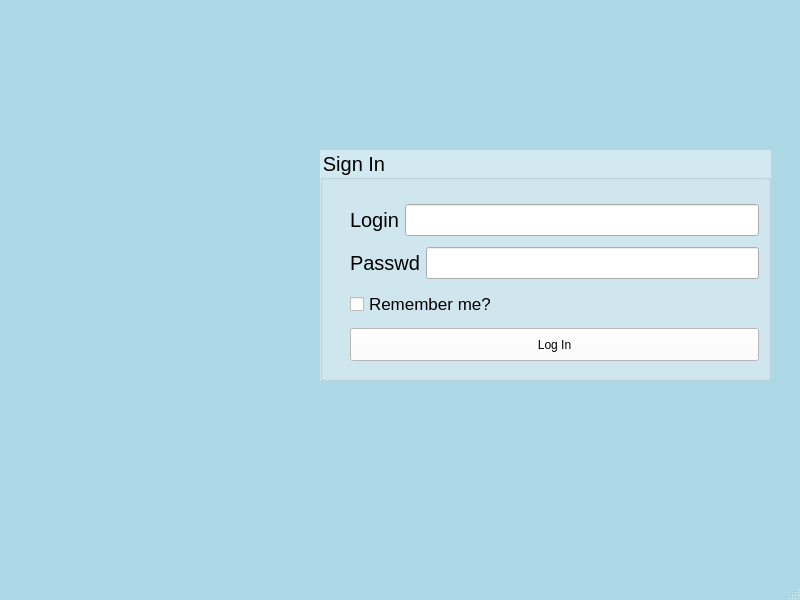
<?xml version="1.0" encoding="UTF-8"?>
<ui version="4.0">
 <class>MainWindow</class>
 <widget class="QMainWindow" name="MainWindow">
  <property name="geometry">
   <rect>
    <x>0</x>
    <y>0</y>
    <width>800</width>
    <height>600</height>
   </rect>
  </property>
  <property name="windowTitle">
   <string>Sign In</string>
  </property>
  <property name="styleSheet">
   <string notr="true">QMainWindow {
	background-color: lightblue;
}

QGroupBox {
	background-color: rgba(255, 255, 255, 0.45);	
}

QPushButton {
	background-color: white;
	width: 399px;
	height: 25px;
}

QPushButton:hover {
	background-color: rgba(192,192,192,0.9);
}</string>
  </property>
  <widget class="QWidget" name="centralwidget">
   <widget class="QGroupBox" name="groupBox">
    <property name="geometry">
     <rect>
      <x>320</x>
      <y>150</y>
      <width>451</width>
      <height>231</height>
     </rect>
    </property>
    <property name="font">
     <font>
      <pointsize>15</pointsize>
     </font>
    </property>
    <property name="title">
     <string>Sign In</string>
    </property>
    <property name="alignment">
     <set>Qt::AlignLeading|Qt::AlignLeft|Qt::AlignVCenter</set>
    </property>
    <widget class="QWidget" name="verticalLayoutWidget">
     <property name="geometry">
      <rect>
       <x>30</x>
       <y>49</y>
       <width>409</width>
       <height>171</height>
      </rect>
     </property>
     <layout class="QVBoxLayout" name="verticalLayout_6">
      <item>
       <layout class="QHBoxLayout" name="horizontalLayout_6">
        <item>
         <widget class="QLabel" name="label_5">
          <property name="font">
           <font>
            <pointsize>15</pointsize>
           </font>
          </property>
          <property name="text">
           <string>Login</string>
          </property>
         </widget>
        </item>
        <item>
         <widget class="QLineEdit" name="lineEdit">
          <property name="font">
           <font>
            <pointsize>15</pointsize>
           </font>
          </property>
         </widget>
        </item>
       </layout>
      </item>
      <item>
       <layout class="QHBoxLayout" name="horizontalLayout_7">
        <item>
         <widget class="QLabel" name="label_6">
          <property name="font">
           <font>
            <pointsize>15</pointsize>
           </font>
          </property>
          <property name="text">
           <string>Passwd</string>
          </property>
         </widget>
        </item>
        <item>
         <widget class="QLineEdit" name="lineEdit_2">
          <property name="font">
           <font>
            <pointsize>15</pointsize>
           </font>
          </property>
          <property name="inputMethodHints">
           <set>Qt::ImhHiddenText|Qt::ImhNoAutoUppercase|Qt::ImhNoPredictiveText|Qt::ImhSensitiveData</set>
          </property>
          <property name="echoMode">
           <enum>QLineEdit::Password</enum>
          </property>
         </widget>
        </item>
       </layout>
      </item>
      <item>
       <spacer name="horizontalSpacer">
        <property name="orientation">
         <enum>Qt::Horizontal</enum>
        </property>
        <property name="sizeHint" stdset="0">
         <size>
          <width>40</width>
          <height>1</height>
         </size>
        </property>
       </spacer>
      </item>
      <item>
       <widget class="QCheckBox" name="checkBox">
        <property name="font">
         <font>
          <pointsize>13</pointsize>
         </font>
        </property>
        <property name="text">
         <string>Remember me?</string>
        </property>
       </widget>
      </item>
      <item>
       <widget class="QPushButton" name="pushButton">
        <property name="enabled">
         <bool>true</bool>
        </property>
        <property name="text">
         <string>Log In</string>
        </property>
       </widget>
      </item>
     </layout>
    </widget>
   </widget>
   <widget class="QLabel" name="label">
    <property name="geometry">
     <rect>
      <x>30</x>
      <y>150</y>
      <width>201</width>
      <height>221</height>
     </rect>
    </property>
    <property name="styleSheet">
     <string notr="true"/>
    </property>
    <property name="text">
     <string/>
    </property>
    <property name="pixmap">
     <pixmap resource="resource.qrc">:/img/images/EYVK.png</pixmap>
    </property>
   </widget>
  </widget>
  <widget class="QMenuBar" name="menubar">
   <property name="geometry">
    <rect>
     <x>0</x>
     <y>0</y>
     <width>800</width>
     <height>22</height>
    </rect>
   </property>
  </widget>
  <widget class="QStatusBar" name="statusbar"/>
 </widget>
 <resources>
  <include location="resource.qrc"/>
 </resources>
 <connections/>
</ui>
